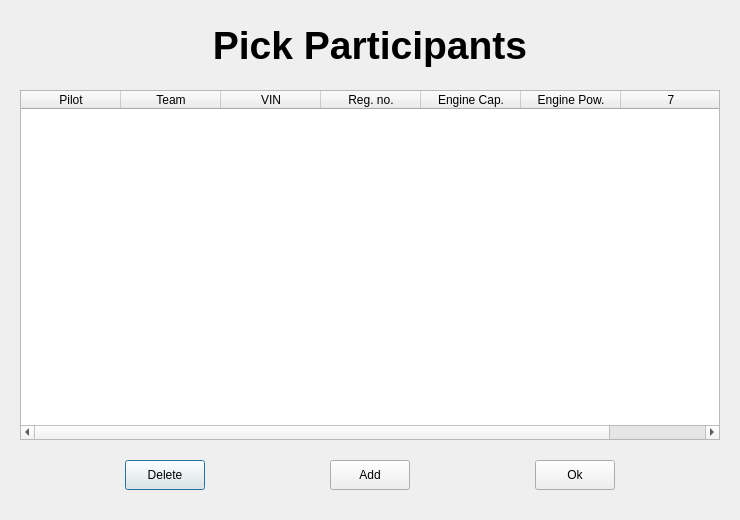
<?xml version="1.0" encoding="UTF-8"?>
<ui version="4.0">
 <class>pickParticipants</class>
 <widget class="QDialog" name="pickParticipants">
  <property name="geometry">
   <rect>
    <x>0</x>
    <y>0</y>
    <width>740</width>
    <height>520</height>
   </rect>
  </property>
  <property name="windowTitle">
   <string>pickParticipants</string>
  </property>
  <widget class="QLabel" name="titleLabel">
   <property name="geometry">
    <rect>
     <x>0</x>
     <y>0</y>
     <width>740</width>
     <height>90</height>
    </rect>
   </property>
   <property name="font">
    <font>
     <pointsize>29</pointsize>
     <weight>75</weight>
     <bold>true</bold>
    </font>
   </property>
   <property name="text">
    <string>Pick Participants</string>
   </property>
   <property name="alignment">
    <set>Qt::AlignCenter</set>
   </property>
  </widget>
  <widget class="QPushButton" name="deletePushButton">
   <property name="geometry">
    <rect>
     <x>125</x>
     <y>460</y>
     <width>80</width>
     <height>30</height>
    </rect>
   </property>
   <property name="text">
    <string>Delete</string>
   </property>
  </widget>
  <widget class="QPushButton" name="addPushButton">
   <property name="geometry">
    <rect>
     <x>330</x>
     <y>460</y>
     <width>80</width>
     <height>30</height>
    </rect>
   </property>
   <property name="text">
    <string>Add</string>
   </property>
  </widget>
  <widget class="QPushButton" name="okPushButton">
   <property name="geometry">
    <rect>
     <x>535</x>
     <y>460</y>
     <width>80</width>
     <height>30</height>
    </rect>
   </property>
   <property name="text">
    <string>Ok</string>
   </property>
  </widget>
  <widget class="QTableWidget" name="driversTable">
   <property name="geometry">
    <rect>
     <x>20</x>
     <y>90</y>
     <width>700</width>
     <height>350</height>
    </rect>
   </property>
   <property name="columnCount">
    <number>7</number>
   </property>
   <attribute name="horizontalHeaderVisible">
    <bool>true</bool>
   </attribute>
   <attribute name="horizontalHeaderCascadingSectionResizes">
    <bool>false</bool>
   </attribute>
   <attribute name="horizontalHeaderHighlightSections">
    <bool>true</bool>
   </attribute>
   <column>
    <property name="text">
     <string>Pilot</string>
    </property>
   </column>
   <column>
    <property name="text">
     <string>Team</string>
    </property>
   </column>
   <column>
    <property name="text">
     <string>VIN</string>
    </property>
   </column>
   <column>
    <property name="text">
     <string>Reg. no.</string>
    </property>
   </column>
   <column>
    <property name="text">
     <string>Engine Cap.</string>
    </property>
   </column>
   <column>
    <property name="text">
     <string>Engine Pow.</string>
    </property>
   </column>
   <column/>
  </widget>
 </widget>
 <layoutdefault spacing="6" margin="11"/>
 <resources/>
 <connections/>
</ui>
